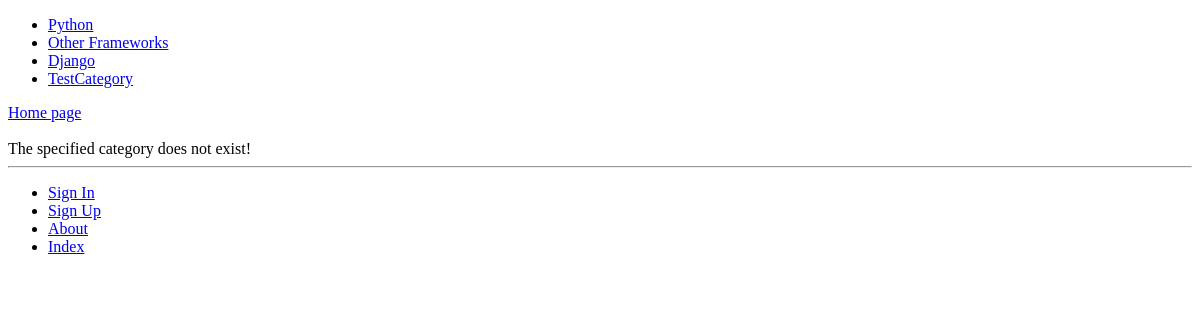
/rango/category/e-f/, run on an earlier commit of the app's database.
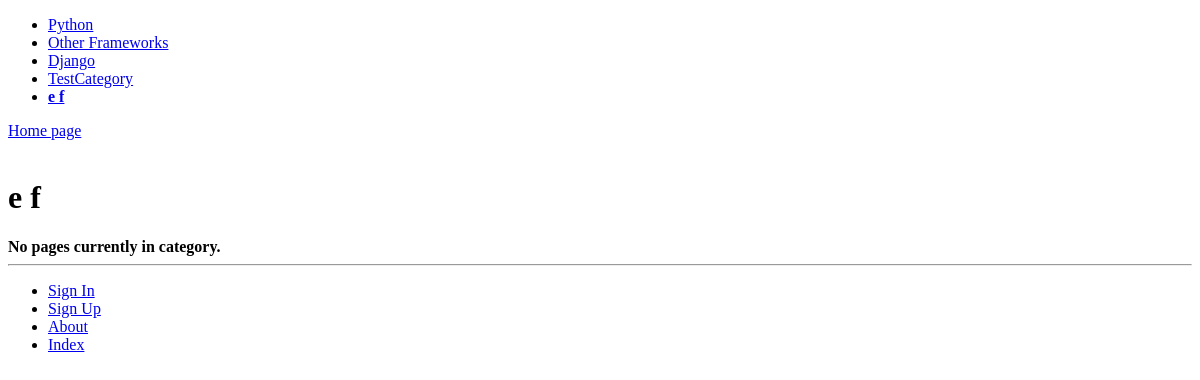
And on a later commit of the database.
### Rango/models.py (models this page shows, shortened)
class Category(models.Model):
    name = models.CharField(max_length=128, unique=True)
    views = models.IntegerField(default=0)
    likes =  models.IntegerField(default=0)
    slug = models.SlugField(unique=True)
    class Meta:
        verbose_name_plural = 'categories'

### Rango/views.py (the view)
# urls.py: url(r'^category/(?P<categoryNameSlug>[\w\-]+)/$',views.show_category, name='show_category'),
def show_category(request, categoryNameSlug):
    context_dict = {}
    try:
        category= Category.objects.get(slug = categoryNameSlug)
        pages = Page.objects.filter(category=category)
        context_dict['pages'] = pages
        context_dict['category'] = category
    except Category.DoesNotExist:
        context_dict['category'] = None
        context_dict['pages'] = None
    return render(request, 'Rango/category.html', context_dict)

### Rango/templatetags/rango_template_tags.py (called while the page is built)
@register.inclusion_tag('Rango/cats.html')
def get_category_list(cat="None"):
    return {'cats': Category.objects.all(),'act_cat': cat}

### templates/Rango/category.html (shortened to what this page needs)
{% extends 'Rango/base.html'  %}
{% load staticfiles %}
{%  block body_block %}
<div>
    <a href="/rango">Home page</a><br><br>
    {% if category %}
    <h1>{{ category.name }}</h1>
         {% if pages %}
             <ul>
            {% for page in pages %}
                 <li><a href="{{ page.url }}">{{ page.title }}</a></li>
            {% endfor %}
            </ul>
        {% else %}
            <strong>No pages currently in category.</strong>
        {% endif %}
    {% else %}
        The specified category does not exist!
    {% endif %}
    </div>
{% endblock %}

### templates/Rango/base.html (shortened to what this page needs)
<!DOCTYPE html>
{% load staticfiles %}
{%  load rango_template_tags %}
<html lang="en">
<head>
</head>
<body>
<div>
    {% block sidebar_block %}
        {% get_category_list category %}
    {% endblock %}
</div>
<div>
    {% block body_block %}
    {% endblock %}
</div>
<hr />
<div>
    <ul>
		{% if user.is_authenticated %}
			<li><a href="{% url 'restricted' %}">Restricted Page</a></li>
			<li><a href="{% url 'logout' %}">Logout</a></li>
			<li><a href="{% url 'addCategory' %}">Add a New Category</a></li>
		{% else %}
			<li><a href="{% url 'login' %}">Sign In</a></li>
			<li><a href="{% url 'register' %}">Sign Up</a></li>
		{% endif %}
			<li><a href="{% url 'about' %}">About</a></li>
			<li><a href="{% url 'index' %}">Index</a></li>
	</ul>
</div>
</body>
</html>

### templates/Rango/cats.html
<ul>
    {% if cats %}
        {% for c in cats %}
            {% if c == act_cat %}
                <li>
                <strong>
                <a href="{% url 'show_category' c.slug %}">{{ c.name }}</a>
                </strong>
                </li>
            {% else %}
                <li>
                <a href="{% url 'show_category' c.slug %}">{{ c.name }}</a>
                </li>
            {% endif %}
        {% endfor %}
    {% else %}
        <li><strong>There are no categories present</strong></li>
    {% endif %}
</ul>

What changed in the data, as far as the page shows it:
added Category: name "e f"
Also different on the page:
text no longer shown: "The specified category does not exist!"
text now shown: "No pages currently in category."
